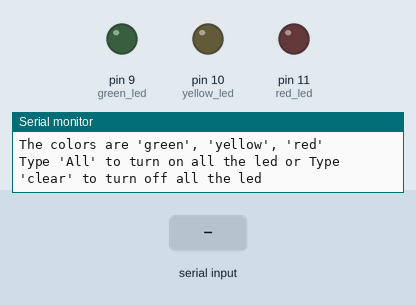
Bench run of a sketch on a simulated Arduino Uno, built with avr-gcc and run on an emulated ATmega328P. Parts: output pins drawn as LEDs (lit = HIGH), the last lines printed to the serial monitor. Inputs (shaded band) come from the test bench.

Above: at 1.2 s.
1.3 s: "green" received over Serial
At 3.4 s:
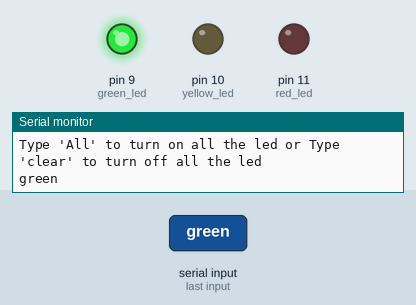
3.8 s: "yellow" received over Serial
At 5.4 s:
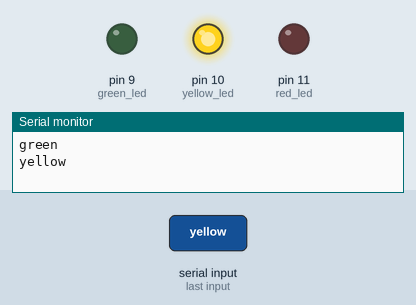
6.3 s: "red" received over Serial
At 8.3 s:
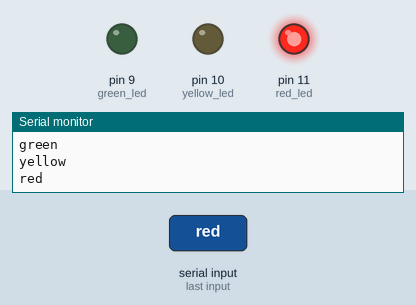
8.8 s: "all" received over Serial
At 10.3 s:
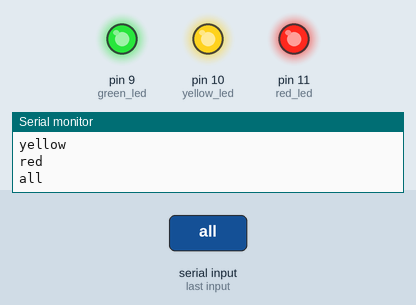
Timing chart, 0 to 11.8 s (numbered marks = the images above; inputs shaded):
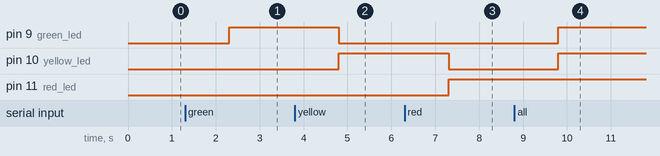

The sketch:

LED_Color_Selector_with_serial_communications_from_the_user_.ino
```cpp
const int green_led = 9;  // setting pin 9 to green led
const int yellow_led = 10; // setting pin 10 to yellow led
const int red_led = 11;  // setting pin 11 to red led

String main_string = "Please! choose the color to light up ";
String color_string = "The colors are 'green', 'yellow', 'red' ";
String clear_command = "Type 'All' to turn on all the led or Type 'clear' to turn off all the led";
String get_color;

void setup() {
  Serial.begin(9600);

  pinMode(green_led, OUTPUT);
  pinMode(yellow_led, OUTPUT);
  pinMode(red_led, OUTPUT);
  Serial.println(main_string);
  Serial.println(color_string);
  Serial.println(clear_command);
}

void loop() {
  while (Serial.available() == 0) {
    // wait for user input
  }
  get_color = Serial.readString();
  get_color.trim(); // remove any leading/trailing whitespace
  get_color.toLowerCase();
  Serial.println(get_color);

  // turn off all LEDs initially
  digitalWrite(green_led, LOW);
  digitalWrite(yellow_led, LOW);
  digitalWrite(red_led, LOW);

  if (get_color == "green") {
    digitalWrite(green_led, HIGH);
  } else if (get_color == "yellow") {
    digitalWrite(yellow_led, HIGH);
  } else if (get_color == "red") {
    digitalWrite(red_led, HIGH);
  } else if (get_color == "all") {
    digitalWrite(green_led, HIGH);
    digitalWrite(yellow_led, HIGH);
    digitalWrite(red_led, HIGH);
  }else if (get_color == "clear") {
    digitalWrite(green_led, LOW);
    digitalWrite(yellow_led, LOW);
    digitalWrite(red_led, LOW);
  } else {
    Serial.println("Invalid color! Please choose 'green', 'yellow', or 'red'.");
  }
}
```

Measured:
- after the input at 1.3 s, pin 9 (green_led): LOW → HIGH after 1.0 s
- after the input at 3.8 s, pin 9 (green_led): HIGH → LOW after 1.0 s; pin 10 (yellow_led): LOW → HIGH after 1.0 s
- after the input at 6.3 s, pin 10 (yellow_led): HIGH → LOW after 1.0 s; pin 11 (red_led): LOW → HIGH after 1.0 s
- after the input at 8.8 s, pin 9 (green_led), pin 10 (yellow_led): LOW → HIGH after 1.0 s
